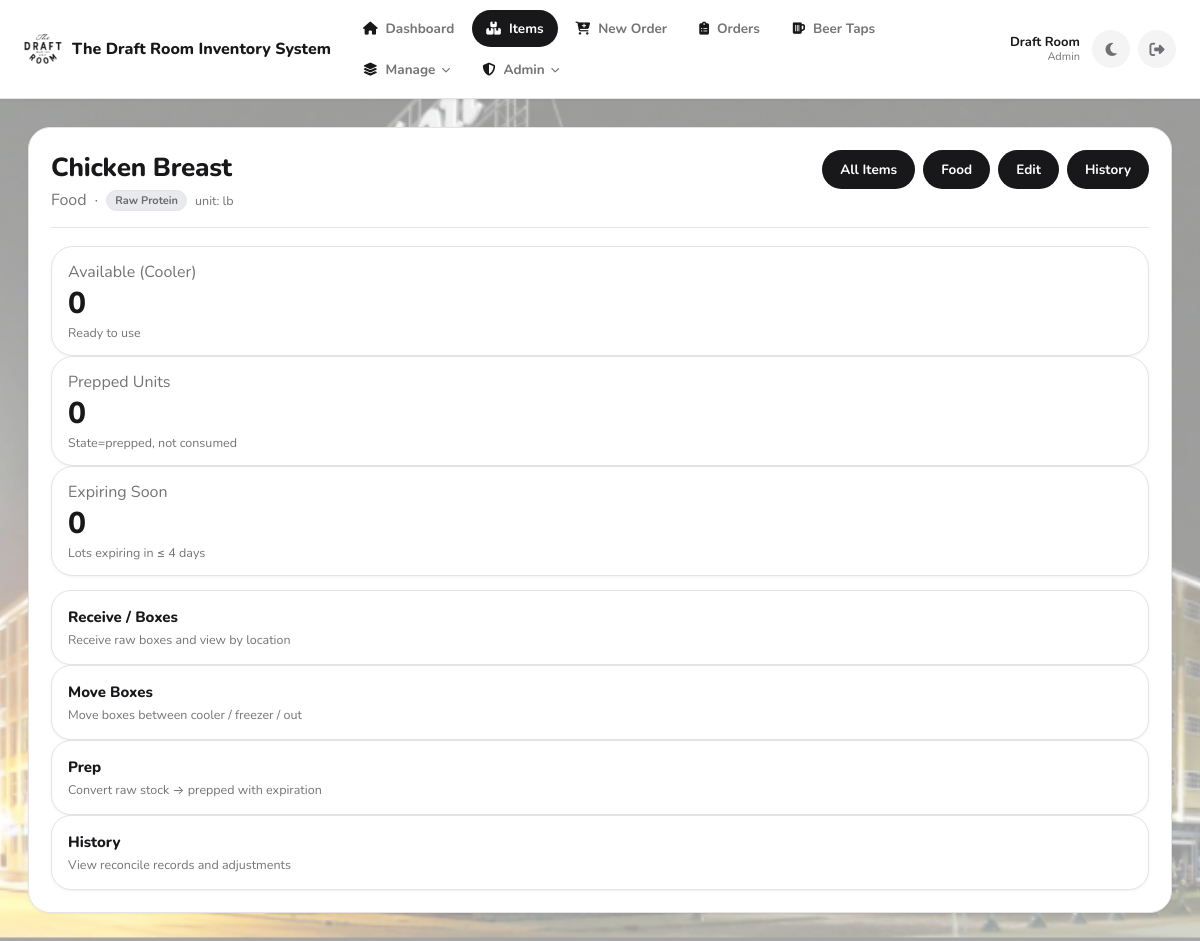
Screenshot of /items/2 (signed in) with the database file from the repository.
### app.py (models this page shows, shortened)
class User(db.Model):
    __tablename__ = "users"
    id = db.Column(db.Integer, primary_key=True)
    username = db.Column(db.String(80), unique=True, nullable=False)
    first_name = db.Column(db.String(80), nullable=True)
    last_name = db.Column(db.String(80), nullable=True)
    password_hash = db.Column(db.String(255), nullable=False)
    role = db.Column(db.String(20), nullable=False, default="staff")  # Backward compatibility
    role_id = db.Column(db.Integer, db.ForeignKey('roles.id'), nullable=True)  # New: reference to Role
    is_active = db.Column(db.Boolean, nullable=False, default=True)
    created_at = db.Column(db.DateTime, nullable=False, default=utcnow)
    role_obj = db.relationship('Role', backref='users')
    def display_name(self) -> str:
        full = f"{(self.first_name or '').strip()} {(self.last_name or '').strip()}".strip()
        return full if full else self.username
    def get_role_name(self):
        if self.role_obj:
            return self.role_obj.name
        return self.role

class Item(db.Model):
    __tablename__ = "items"
    id = db.Column(db.Integer, primary_key=True)
    name = db.Column(db.String(200), nullable=False)
    category = db.Column(db.String(120), nullable=False)
    prep_type = db.Column(db.String(50), nullable=False, default="generic")
    supplier_id = db.Column(db.Integer, db.ForeignKey("suppliers.id"), nullable=True)
    supplier = db.relationship("Supplier", back_populates="items")
    unit = db.Column(db.String(50), nullable=True)
    default_units_per_box = db.Column(
    db.Integer,
    nullable=True,
)
    multiplier = db.Column(db.Float, nullable=True)
    raw_freezer_days = db.Column(db.Integer, nullable=True)
    raw_cooler_days = db.Column(db.Integer, nullable=True)
    raw_out_days = db.Column(db.Integer, nullable=True)
    prepped_freezer_days = db.Column(db.Integer, nullable=True)
    prepped_cooler_days = db.Column(db.Integer, nullable=True)
    prepped_out_days = db.Column(db.Integer, nullable=True)
    sales_mode = db.Column(db.String(40), nullable=True)
    pack1_label = db.Column(db.String(80), nullable=True)
    pack1_mult  = db.Column(db.Integer, nullable=True)
    pack2_label = db.Column(db.String(80), nullable=True)
    pack2_mult  = db.Column(db.Integer, nullable=True)
    pack3_label = db.Column(db.String(80), nullable=True)
    pack3_mult  = db.Column(db.Integer, nullable=True)
    pack4_label = db.Column(db.String(80), nullable=True)
    pack4_mult  = db.Column(db.Integer, nullable=True)
    main_bar_on_hand = db.Column(
        db.Integer,
        nullable=False,
        default=0,
        server_default=db.text("0"),
    )
    low_bar_on_hand = db.Column(
        db.Integer,
        nullable=False,
        default=0,
        server_default=db.text("0"),
    )
    on_hand_count = db.Column(
        db.Integer,
        nullable=False,
        default=0,
        server_default=db.text("0"),
    )
    created_at = db.Column(db.DateTime, nullable=False, default=datetime.utcnow)

class InventoryMode(db.Model):
    __tablename__ = "inventory_modes"
    id       = db.Column(db.Integer, primary_key=True)
    name     = db.Column(db.String(100), nullable=False)
    slug     = db.Column(db.String(50),  nullable=False, unique=True)
    engine   = db.Column(db.String(20),  nullable=False, default="lot_tracking")
    reconcile_style     = db.Column(db.String(20), nullable=True)  # unit_count | box_quantity
    on_hand_style       = db.Column(db.String(20), nullable=True)  # unit_count | box_quantity (independent of reconcile_style)
    on_hand_state_key   = db.Column(db.String(60), nullable=True)
    on_hand_location_key= db.Column(db.String(60), nullable=True)
    default_sales_mode   = db.Column(db.String(30), nullable=False, default="simple")
    default_has_reconcile= db.Column(db.Boolean, nullable=False, default=False)
    default_has_locations= db.Column(db.Boolean, nullable=False, default=False)
    display_order = db.Column(db.Integer, nullable=False, default=0)
    created_at    = db.Column(db.DateTime, nullable=False, default=datetime.utcnow)
    states    = db.relationship("InventoryModeState", backref="mode",
                                 order_by="InventoryModeState.sort_order", cascade="all, delete-orphan")
    locations = db.relationship("InventoryModeLocation", backref="mode",
                                 order_by="InventoryModeLocation.sort_order", cascade="all, delete-orphan")

### app.py (the view, shortened to what this page needs)
@app.get("/items/<int:item_id>")
def item_hub(item_id: int):
    guard = require_view_access()
    if guard:
        return guard
    item = Item.query.get_or_404(item_id)
    inv_mode = get_item_mode(item)
    on_hand_loc = (inv_mode.on_hand_location_key if inv_mode and inv_mode.on_hand_location_key else None) or "cooler"
    sellable_state = mode_sellable_state_key(inv_mode) or "prepped"
    all_lots = (
        InventoryLot.query
        .filter(
            InventoryLot.item_id == item.id,
            InventoryLot.is_consumed == False
        )
        .all()
    )
    loc_keys = mode_location_keys(inv_mode) or ["freezer", "cooler", "out"]
    totals = {}
    for lk in loc_keys:
        totals[f"{lk}_boxes"] = 0
        totals[f"{lk}_units"] = 0
    units_per_box = int(item.default_units_per_box or 1)
    cooler_boxes_available = totals.get(f"{on_hand_loc}_boxes", 0)
    cooler_units_available = totals.get(f"{on_hand_loc}_units", 0)
    prepped_units_available = (
        db.session.query(func.coalesce(func.sum(InventoryLot.count_units), 0))
        .filter(
            InventoryLot.item_id == item.id,
            InventoryLot.state == sellable_state,
            InventoryLot.storage == on_hand_loc,
            InventoryLot.is_consumed == False
        )
        .scalar()
    )
    try:
        prepped_units_available = int(prepped_units_available or 0)
    except Exception:
        prepped_units_available = 0
    cooler_lots = (
        InventoryLot.query
        .filter(
            InventoryLot.item_id == item.id,
            InventoryLot.storage == on_hand_loc,
            InventoryLot.is_consumed == False
        )
        .order_by(InventoryLot.received_date.asc(), InventoryLot.id.asc())
        .all()
    )
    expiring_soon = []
    expiring_soon = sorted(expiring_soon, key=lambda r: (r["days_left"], r["lot"].id))[:8]
    expiring_soon_count = len(expiring_soon)
    cat_cfg = _get_cat_cfg(item.category)
    custom_fields = _get_item_custom_fields(item)
    return render_template(
        "item_hub.html",
        item=item,
        cat_cfg=cat_cfg,
        custom_fields=custom_fields,
        prepped_units_available=prepped_units_available,
        cooler_boxes_available=cooler_boxes_available,
        cooler_units_available=cooler_units_available,
        totals=totals,
        expiring_soon=expiring_soon,
        expiring_soon_count=expiring_soon_count,
        mode_obj=inv_mode,
        locations=[l.to_dict() for l in inv_mode.locations] if inv_mode else [],
    )

### templates/item_hub.html (shortened to what this page needs)
{% extends "base.html" %}
{% block content %}
{% set inv_mode       = (cat_cfg.inv_mode if cat_cfg and cat_cfg.inv_mode else (item.prep_type or 'generic'))|lower %}
{% set has_reconcile  = cat_cfg.has_reconcile if cat_cfg else true %}
{% set has_locations  = cat_cfg.has_locations  if cat_cfg else false %}
{% set cat_desc       = cat_cfg.description    if cat_cfg else '' %}
{% set is_simple      = (inv_mode == 'items') %}
{% set is_generic     = (inv_mode == 'generic') %}
{% set is_generic_food= (inv_mode == 'generic_food') %}
{% set is_wings       = (inv_mode == 'wings') %}
{% set is_raw_protein = (inv_mode == 'raw_protein') %}
{% set is_portion     = (inv_mode == 'portion_pack') %}
{% set is_prep_based  = is_wings or is_raw_protein or is_portion %}
{% set mb = (item.main_bar_on_hand if item.main_bar_on_hand is not none else 0) %}
{% set lb = (item.low_bar_on_hand  if item.low_bar_on_hand  is not none else 0) %}
{% set total_on_hand = mb + lb %}
{% set mode_label = {
  'items':        'Simple Count',
  'generic':      'Box / Case',
  'generic_food': 'Prep Food',
  'wings':        'Wings Prep',
  'raw_protein':  'Raw Protein',
  'portion_pack': 'Portion Packs'
}.get(inv_mode, (mode_obj.name if mode_obj else inv_mode)) %}
<section class="card">
  <div class="cardhead">
    <div>
      <h1>{{ item.name }}</h1>
      <div style="display:flex; align-items:center; gap:8px; flex-wrap:wrap; margin-top:4px;">
        <span class="muted">{{ item.category }}</span>
        <span style="color:var(--text-muted)">·</span>
        <span class="hub-badge">{{ mode_label }}</span>
        {% if item.unit %}
        <span class="muted smalltxt">unit: {{ item.unit }}</span>
        {% endif %}
      </div>
    </div>
    <div class="actions">
      <a class="btn" href="/items">All Items</a>
      <a class="btn" href="/category/{{ item.category }}">{{ item.category }}</a>
      {% if can_edit_inventory %}
        <a class="btn" href="/items/{{ item.id }}/edit">Edit</a>
      {% endif %}
      <a class="btn" href="/items/{{ item.id }}/history">History</a>
    </div>
  </div>
  <div class="grid3">
    {% if is_simple %}
    <div class="card mini">
      <div class="muted">On Hand</div>
      <div class="big">{{ item.on_hand_count or 0 }}</div>
      <div class="muted smalltxt">Current stock count</div>
    </div>
    <div class="card mini">
      <div class="muted">Supplier</div>
      <div class="big" style="font-size:18px;">{{ item.supplier.name if item.supplier else '—' }}</div>
      <div class="muted smalltxt">Where to order from</div>
    </div>
    <div class="card mini">
      <div class="muted">Quick Actions</div>
      <div class="muted smalltxt">Adjust stock count below</div>
    </div>
    {% elif is_prep_based %}
    <div class="card mini">
      <div class="muted">
        {% if is_wings %}Boxes in Cooler{% else %}Available (Cooler){% endif %}
      </div>
      <div class="big">
        {% if is_wings %}{{ totals.cooler_boxes if totals else 0 }}
        {% else %}{{ cooler_units_available | default(0) }}{% endif %}
      </div>
      <div class="muted smalltxt">
        {% if is_wings %}Raw boxes before prep{% else %}Ready to use{% endif %}
      </div>
    </div>
    <div class="card mini">
      <div class="muted">Prepped Units</div>
      <div class="big">{{ prepped_units_available }}</div>
      <div class="muted smalltxt">State=prepped, not consumed</div>
    </div>
    <div class="card mini">
      <div class="muted">Expiring Soon</div>
      <div class="big">{{ expiring_soon_count }}</div>
      <div class="muted smalltxt">Lots expiring in ≤ 4 days</div>
    </div>
    {% endif %}
  </div>
  <div style="height:14px;"></div>
  <div class="grid3">
    {% if not is_simple %}
    <a class="tile" href="/items/{{ item.id }}/lots">
      <div class="tile-title">Receive / Boxes</div>
      <div class="tile-sub">
        {% if is_generic %}Receive cooler boxes + FIFO list
        {% elif is_generic_food %}Receive boxes by location (cooler / freezer / out)
        {% else %}Receive raw boxes and view by location{% endif %}
      </div>
    </a>
    {% endif %}
    {% if not is_simple %}
      {% if can_edit_inventory %}
      <a class="tile" href="/items/{{ item.id }}/move_boxes">
        <div class="tile-title">Move Boxes</div>
        <div class="tile-sub">
          {% if is_generic_food or is_prep_based %}Move boxes between cooler / freezer / out
          {% else %}Move selected boxes by location{% endif %}
        </div>
      </a>
      {% else %}
      <div class="tile disabled">
        <div class="tile-title">Move Boxes</div>
        <div class="tile-sub">Manager / Admin only</div>
      </div>
      {% endif %}
    {% endif %}
    {% if is_prep_based %}
      {% if can_edit_inventory %}
      <a class="tile" href="/items/{{ item.id }}/prep">
        <div class="tile-title">Prep</div>
        <div class="tile-sub">
          {% if is_wings %}Batch prep raw boxes → prepped units
          {% else %}Convert raw stock → prepped with expiration{% endif %}
        </div>
      </a>
      {% else %}
      <div class="tile disabled">
        <div class="tile-title">Prep</div>
        <div class="tile-sub">Manager / Admin only</div>
      </div>
      {% endif %}
    {% elif not is_simple %}
    <div class="tile disabled">
      <div class="tile-title">Prep</div>
      <div class="tile-sub">Not used for {{ mode_label }}</div>
    </div>
    {% endif %}
    <a class="tile" href="/items/{{ item.id }}/history">
      <div class="tile-title">History</div>
      <div class="tile-sub">View reconcile records and adjustments</div>
    </a>
  </div>
</section>
{% endblock %}

### templates/base.html (shortened to what this page needs)
<!DOCTYPE html>
<html lang="en">
<head>
  <link rel="stylesheet" href="/static/style.css?v={{ asset_v }}">
  <link rel="stylesheet" href="https://cdnjs.cloudflare.com/ajax/libs/font-awesome/6.4.0/css/all.min.css">
</head>
<body class="app-body">
  <header class="navbar">
    <div class="navbar-inner">
      <a href="/" class="navbar-brand">
        <img src="{{ url_for('static', filename='favicon-96x96.png') }}" alt="The Draft Room" class="navbar-logo">
        <span>The Draft Room Inventory System</span>
      </a>
      <nav class="navbar-nav">
        <a href="/" class="navlink2 {% if request.path == '/' %}active{% endif %}">
          <i class="fas fa-house"></i><span>Dashboard</span>
        </a>
        <a href="/items" class="navlink2 {% if request.path.startswith('/items') or request.path.startswith('/category') %}active{% endif %}">
          <i class="fas fa-boxes-stacked"></i><span>Items</span>
        </a>
        <a href="/order" class="navlink2 {% if request.path == '/order' %}active{% endif %}">
          <i class="fas fa-cart-plus"></i><span>New Order</span>
        </a>
        <a href="/orders" class="navlink2 {% if request.path.startswith('/orders') or (request.path.startswith('/order/') and request.path != '/order') %}active{% endif %}">
          <i class="fas fa-clipboard-list"></i><span>Orders</span>
        </a>
        <a href="/beers/dashboard" class="navlink2 {% if '/beers' in request.path %}active{% endif %}">
          <i class="fas fa-beer-mug-empty"></i><span>Beer Taps</span>
        </a>
        {% if can_edit_inventory %}
        <div class="navdd">
          <button type="button" class="navlink2 navdd-toggle {% if request.path.startswith('/suppliers') or request.path.startswith('/users') or request.path.startswith('/settings') %}active{% endif %}">
            <i class="fas fa-layer-group"></i><span>Manage</span><i class="fas fa-chevron-down navdd-caret"></i>
          </button>
        </div>
        {% endif %}
        {% if can_manage_users %}
        <div class="navdd">
          <button type="button" class="navlink2 navdd-toggle {% if request.path.startswith('/audit') or request.path.startswith('/admin/roles') %}active{% endif %}">
            <i class="fas fa-shield-halved"></i><span>Admin</span><i class="fas fa-chevron-down navdd-caret"></i>
          </button>
        </div>
        {% endif %}
      </nav>
      <div class="navbar-actions">
        {% if current_user %}
        <div class="navbar-user">
          <span class="navbar-user-name">
            {% if current_user.first_name or current_user.last_name %}
              {{ current_user.first_name }} {{ current_user.last_name }}
            {% else %}
              {{ current_user.username }}
            {% endif %}
          </span>
          <span class="navbar-user-role">{{ auth_role_name.title() if auth_role_name else 'User' }}</span>
        </div>
        {% endif %}
        <button class="theme-toggle" id="themeToggle" title="Toggle light/dark theme">
        </button>
        <a href="/logout" class="logout-btn" title="Logout">
          <i class="fas fa-sign-out-alt"></i>
        </a>
      </div>
    </div>
  </header>
  <main class="main-content">
    <div class="page-content">
      {% block content %}{% endblock %}
    </div>
  </main>
</body>
</html>

### rows the page displays
User: first_name "Draft", last_name "Room", role "Admin"
Item: name "Chicken Breast", category "Food", unit "lb"
InventoryMode: name "Raw Protein"

### other values shown
{{ cooler_units_available | default(0) }} "0"
{{ prepped_units_available }} "0"
{{ expiring_soon_count }} "0"
